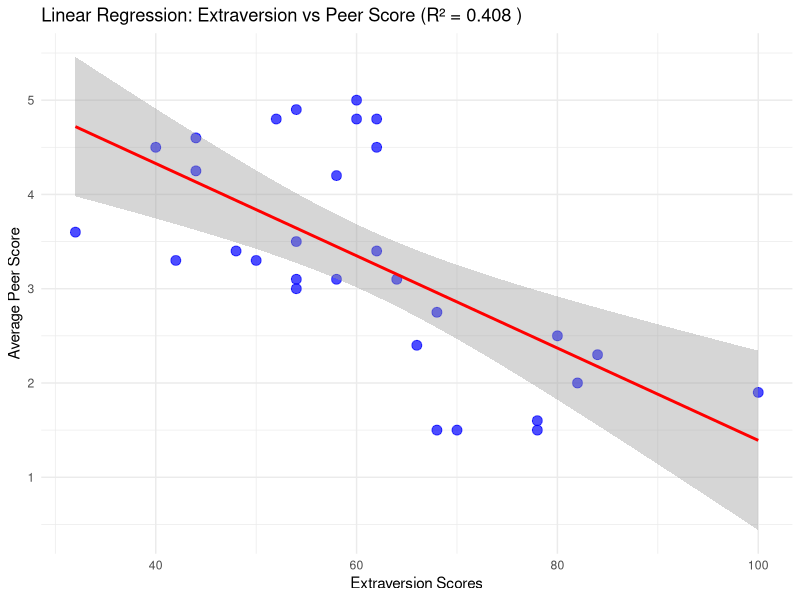
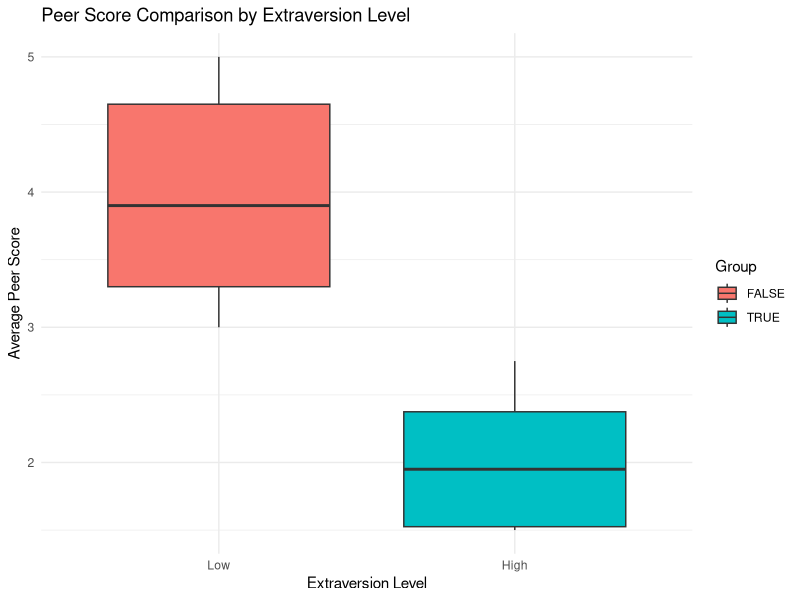
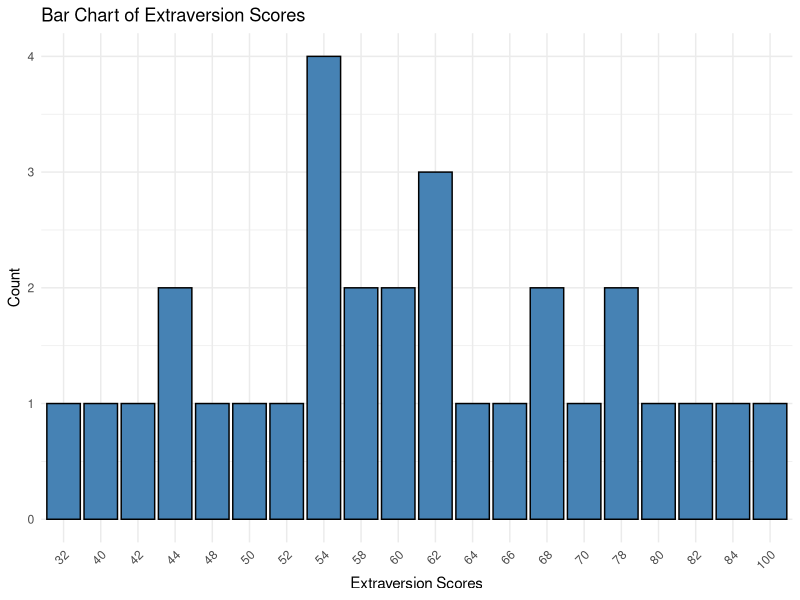

These figures' R source, in order:
output_file <- "console_log.txt"
sink(output_file, append = TRUE, split = TRUE)

cat("===== Library and Dataset Load =====\n\n")
library(ggplot2)
library(dplyr)
data <- read.csv("free_riding.csv")
head(data)

cat("===== Basic statistics summary =====\n\n")
summary(data)

cat("\n\n--- Dataset Summary ---\n\n")
summary(data)

cor_test <- cor.test(data$extroversion_scores, data$average_peer_score, method = "pearson")

cat("\n\n--- Pearson Correlation Test ---\n\n")
print(cor_test)


data$extroversion_group <- ifelse(data$extroversion_scores > 65, "High", "Low")
t_test_result <- t.test(average_peer_score ~ extroversion_group, data = data)
cat("\n\n--- T-Test Results ---\n\n")
print(t_test_result)

model <- lm(average_peer_score ~ extroversion_scores, data = data)

summary_model <- summary(model)
cat("R-squared value:", summary_model$r.squared, "\n")

r_squared <- summary_model$r.squared
cat("\n\n--- Scatter plot with regression line (R^2) ---\n\n")
ggplot(data, aes(x = extroversion_scores, y = average_peer_score)) +
  geom_point(color = "blue", size = 3, alpha = 0.7) +
  geom_smooth(method = "lm", col = "red", se = TRUE) +
  labs(title = paste("Linear Regression: Extraversion vs Peer Score (R² =", round(r_squared, 3), ")"),
       x = "Extraversion Scores",
       y = "Average Peer Score") +
  theme_minimal()

cat("\n\n--- boxplot comparing peer scores across extraversion levels(Threshold = 65) ---\n\n")
threshold <- 65
high_extroversion <- data %>% filter(extroversion_scores > threshold) %>% pull(average_peer_score)
low_extroversion <- data %>% filter(extroversion_scores <= threshold) %>% pull(average_peer_score)

ggplot(data, aes(x = factor(extroversion_scores > threshold, labels = c("Low", "High")), 
                 y = average_peer_score, fill = factor(extroversion_scores > threshold))) +
  geom_boxplot() +
  labs(title = "Peer Score Comparison by Extraversion Level",
       x = "Extraversion Level",
       y = "Average Peer Score",
       fill = "Group") +
  theme_minimal()

correlation_pearson <- cor(data$extroversion_scores, data$average_peer_score, use = "complete.obs", method = "pearson")
cat("Pearson Correlation Coefficient:", correlation_pearson, "\n")


cat("\n\n--- Independent t-test to compare peer scores for high and low extroversion groups ---\n\n")
t_test_result <- t.test(high_extroversion, low_extroversion, var.equal = FALSE)
print(t_test_result)

cat("\n\n--- linear regression, P value for our Null Hypothesis ---\n\n")
model <- lm(average_peer_score ~ extroversion_scores, data = data)
summary_model <- summary(model)
p_value <- summary_model$coefficients["extroversion_scores", "Pr(>|t|)"]
cat("P-value for Extraversion Predictor:", p_value, "\n")

cat("\n\n--- Bar Chart of Extraversion Scores ---\n\n")
ggplot(data, aes(x = factor(extroversion_scores))) +
  geom_bar(fill = "steelblue", color = "black") +
  labs(title = "Bar Chart of Extraversion Scores",
       x = "Extraversion Scores",
       y = "Count") +
  theme_minimal() +
  theme(axis.text.x = element_text(angle = 45, hjust = 1))

sink()

cat("All results have been saved to", output_file, "\n")

